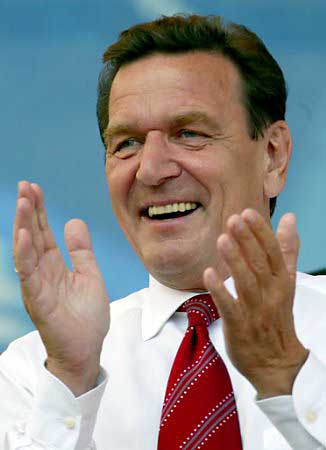
#> input picture images/img_104.jpg, 326 x 450 px, found by its file name; its folder holds 4 pictures in this run
$ python FaceDetection.py
#> lines starting #> are read from the running program, lines starting #| are printed output that depends on the picture
import numpy as np
import json
import cv2
from os import listdir

if __name__ == "__main__":

    # face_cascade is the classifier from opencv to detect face.
    # haarcascade_frontalface_default.xml is the data provided by the opencv.
    face_cascade = cv2.CascadeClassifier('Model_Files/haarcascade_frontalface_default.xml')

    # images are all the images from the Test folder.
    images = listdir('Test folder/images')

    # json_list is to store json dictionary.
    json_list = []
    c = 1
    for img in images:
        # First: reads the image data.
        data = cv2.imread('Test folder/images/'+img)
#> data is the input picture: shape (450, 326, 3); mean B, G, R 135.3, 136.6, 138.2
        gray = cv2.cvtColor(data, cv2.COLOR_BGR2GRAY)
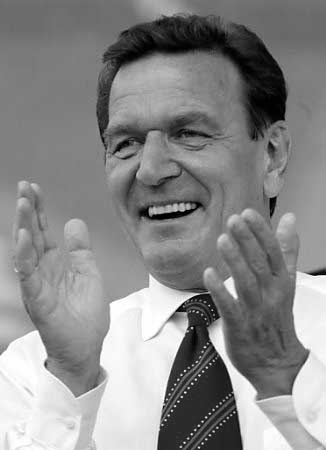
#> gray: shape (450, 326); min 0, max 255, mean 136.9

        # Then: run the face detection from the opencv library.
        faces = face_cascade.detectMultiScale(gray, 1.1, 4)
#> faces = [[71, 65, 182, 182]]
        for (x, y, w, h) in faces:
            # Retrieve the x, y, width, and height. Store into the json_list.
            json_ele = {"iname": img, "bbox": [int(x), int(y), int(w), int(h)]}
            json_list.append(json_ele)
#> this loop made 1 pass
#> (x, y, w, h, json_ele) on pass 1: (71, 65, 182, 182, {'iname': 'img_104.jpg', 'bbox': [71, 65, 182, 182]})
#> after the loop, json_list = 1 item
        c += 1
#> pass 2 of the loop `for img in images:`:
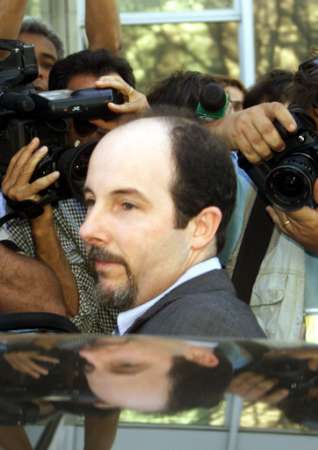
#> input picture images/img_105.jpg, 318 x 450 px, found by its file name
#> data is the input picture: shape (450, 318, 3); mean B, G, R 86.5, 102.7, 110.1
#> `gray = cv2.cvtColor(data, cv2.COLOR_BGR2GRAY)`:
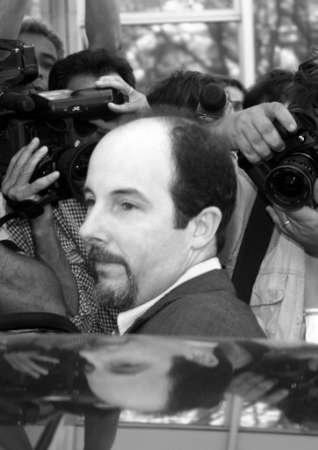
#> gray: shape (450, 318); min 0, max 254, mean 103.1
#> faces = [[62, 283, 125, 125], [37, 144, 155, 155]]
#> the loop `for (x, y, w, h) in faces:` made 2 passes
#> (x, y, w, h, json_ele) on passes 1 to 2: (62, 283, 125, 125, {'iname': 'img_105.jpg', 'bbox': [62, 283, 125, 125]}), (37, 144, 155, 155, {'iname': 'img_105.jpg', 'bbox': [37, 144, 155, 155]})
#> after the loop `for (x, y, w, h) in faces:`: json_list = 3 items
#> pass 3 of the loop `for img in images:`:
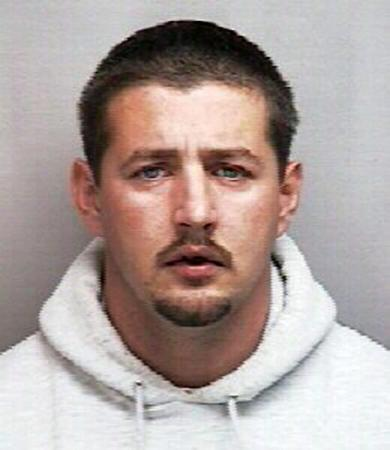
#> input picture images/img_106.jpg, 390 x 450 px, found by its file name
#> data is the input picture: shape (450, 390, 3); mean B, G, R 158.9, 162.7, 176.4
#> `gray = cv2.cvtColor(data, cv2.COLOR_BGR2GRAY)`:
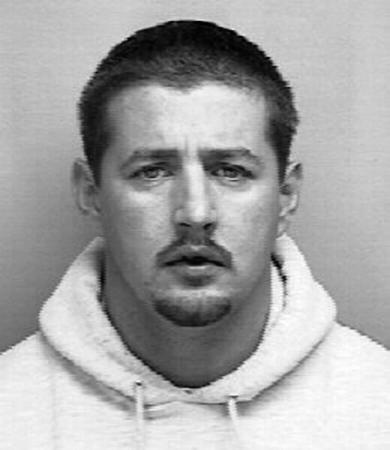
#> gray: shape (450, 390); min 0, max 255, mean 166.3
#> faces = [[79, 82, 231, 231]]
#> the loop `for (x, y, w, h) in faces:` made 1 pass
#> (x, y, w, h, json_ele) on pass 1: (79, 82, 231, 231, {'iname': 'img_106.jpg', 'bbox': [79, 82, 231, 231]})
#> after the loop `for (x, y, w, h) in faces:`: json_list = 4 items
#> the loop made 4 passes; the first 3 are shown

    # Finally: write the results into the results.json file.
    output_json = "results.json"
#> output_json = 'results.json'
    with open(output_json, 'w') as f:
        json.dump(json_list, f)
